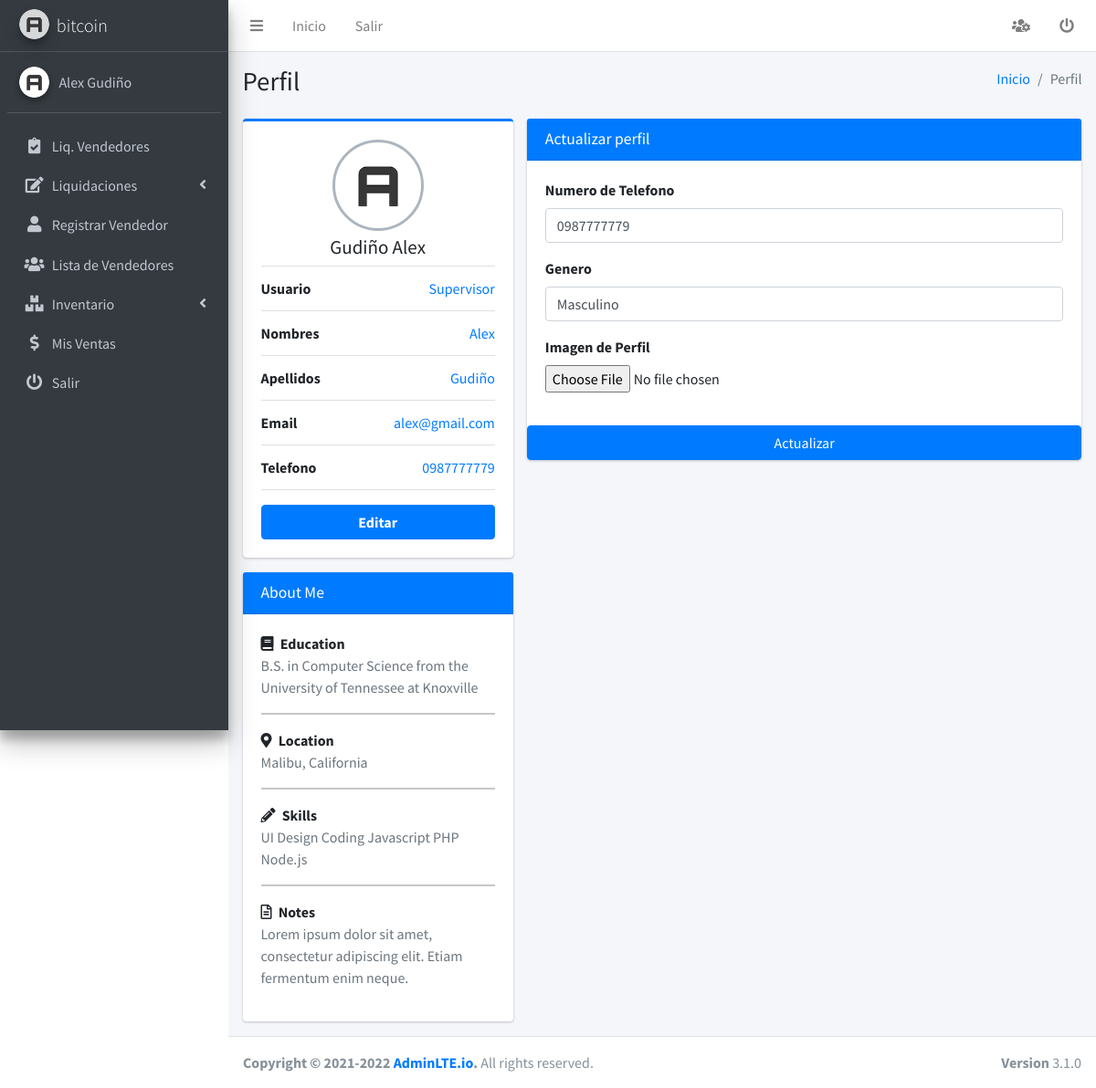
Screenshot of /perfil/ (signed in) with the database file from the repository.
### usuario/models.py (models this page shows, shortened)
class User(AbstractUser):
    token = models.UUIDField(primary_key=False, editable=False,null=True, blank=True) # token que se crear cuando se reseta la contraseña
    class Meta:
        permissions = (
            ('add_seller', 'can add seller'),
            ('change_seller', 'can change seller'),
            ('del_seller', 'can delete seller'),
            ('view_seller', 'can view seller'),
            ('add_supervisor', 'can add supervisor'),
            ('change_supervisor', 'can change supervisor'),
            ('del_supervisor', 'can delete supervisor'),
            ('view_supervisor', 'can view supervisor'),
            )

class Profile(models.Model):
    GENRE_CHOICES = (
        ('m', 'Masculino'),
        ('f', 'Feminino'),
    )
    user = models.OneToOneField(User, on_delete=models.CASCADE, related_name='user_profile')
    distributor = models.ForeignKey(Distribuidora,on_delete=models.CASCADE, related_name='distributor')
    genre = models.CharField(max_length=1, choices=GENRE_CHOICES,blank = True, null=True, verbose_name="Genero")
    avatar = models.ImageField(upload_to='profiles',blank = True, null=True, verbose_name='Imagen de Perfil')
    phone_regex = RegexValidator(
        regex=r'^\+?1?\d{9,10}$', message="El número de teléfono debe ingresarse en el formato: '0999999999'. Se permiten hasta 10 dígitos.")
    phone = models.CharField(
        validators=[phone_regex],
        max_length=10,
        blank = True, null=True,
        verbose_name='Numero de Telefono')  # validators should be a list
    created = models.DateTimeField(auto_now_add=True)
    updated = models.DateTimeField(auto_now=True)
    def get_image(self):
        if self.avatar:
            return '{}{}'.format(MEDIA_URL, self.avatar)
        return '{}{}'.format(MEDIA_URL, 'empty.png')

class Distribuidora(models.Model):
    nombre = models.CharField(max_length=50)
    class Meta:
        db_table = 'distribuidora'
        verbose_name = 'distribuidora'
        verbose_name_plural = 'distribuidoras'
    def __str__(self):
        return self.nombre

### usuario/views.py (the view)
# urls.py: path('perfil/', ProfileView.as_view(), name='perfil'),
class ProfileView(LoginRequiredMixin, UpdateView):
    model = Profile
    form_class = ProfileForm
    template_name = 'usuario/perfil.html'
    success_url = reverse_lazy('user:perfil')
    def get_object(self):
        try:
            return Profile.objects.get(user=self.request.user)
        except Profile.DoesNotExist:
            return Profile.objects.create(user=self.request.user)
    def get_context_data(self, **kwargs):
        context = super().get_context_data(**kwargs)
        context['title'] = 'Perfil'
        context['entity'] = 'Perfil'
        context['list_url'] = self.success_url
        context['action'] = 'edit'
        return context

### usuario/forms.py
class ProfileForm(forms.ModelForm):
    class Meta:
        model = Profile
        fields = ('phone','genre','avatar')
        widgets = {
            'phone': forms.NumberInput(
                attrs={
                    'class': 'form-control',
                    'placeholder':'099999999',
                    'required': True,
                    }
            ),
            'genre': forms.Select(
                attrs={
                    'class': 'form-control',
                    'required': True,
                    }
            ),
            'avatar': forms.ClearableFileInput(
                attrs={
                    'class': 'form-control-file',
                }
            )
        }

### usuario/templates/usuario/perfil.html (shortened to what this page needs)
{% extends "home/base.html" %}
{% load static %}
{% block contenedor %}
<section class="content">
  <div class="container-fluid">
    <div class="row">
      <div class="col-md-4">
        <div class="card card-primary card-outline">
          <div class="card-body box-profile">
            <div class="text-center">
              <img class="profile-user-img img-fluid img-circle" src="{{profile.get_image}}"
                alt="User profile picture">
            </div>
            <h3 class="profile-username text-center">{{user.last_name|title}} {{user.first_name|title}}</h3>
            <ul class="list-group list-group-unbordered mb-3">
              <li class="list-group-item">
                <b>Usuario</b> <a class="float-right">{{user.username|title}}</a>
              </li>
              <li class="list-group-item">
                <b>Nombres</b> <a class="float-right">{{user.first_name|title}}</a>
              </li>
              <li class="list-group-item">
                <b>Apellidos</b> <a class="float-right">{{user.last_name|title}}</a>
              </li>
              <li class="list-group-item">
                <b>Email</b> <a class="float-right">{{user.email}}</a>
              </li>
              <li class="list-group-item">
                {% if profile.phone is None %}
                  <b>Telefono</b> <a class="float-right">000000000</a>
                {% else %}
                  <b>Telefono</b> <a class="float-right">{{profile.phone}}</a>
                {% endif %}
              </li>
            </ul>
            <a href="{% url 'user:editar_perfil' %}" class="btn btn-primary btn-block"><b>Editar</b></a>
          </div>
        </div>
        <div class="card card-primary">
          <div class="card-header">
            <h3 class="card-title">About Me</h3>
          </div>
          <div class="card-body">
            <strong><i class="fas fa-book mr-1"></i> Education</strong>
            <p class="text-muted">
              B.S. in Computer Science from the University of Tennessee at Knoxville
            </p>
            <hr>
            <strong><i class="fas fa-map-marker-alt mr-1"></i> Location</strong>
            <p class="text-muted">Malibu, California</p>
            <hr>
            <strong><i class="fas fa-pencil-alt mr-1"></i> Skills</strong>
            <p class="text-muted">
              <span class="tag tag-danger">UI Design</span>
              <span class="tag tag-success">Coding</span>
              <span class="tag tag-info">Javascript</span>
              <span class="tag tag-warning">PHP</span>
              <span class="tag tag-primary">Node.js</span>
            </p>
            <hr>
            <strong><i class="far fa-file-alt mr-1"></i> Notes</strong>
            <p class="text-muted">Lorem ipsum dolor sit amet, consectetur adipiscing elit. Etiam fermentum enim neque.
            </p>
          </div>
        </div>
      </div>
      <div class="col-md-8">
        <div class="card card-primary">
          <div class="card-header">
            <h3 class="card-title">Actualizar perfil</h3>
          </div>
          <div class="card-body">
            <form method="post" enctype="multipart/form-data">
              <div class="form-group">
                <label>{{form.phone.label}}</label>
                {{form.phone}}
              </div>
              <div class="form-group">
                <label>{{form.genre.label}}</label>
                {{form.genre}}
              </div>
              <div class="form-group">
                <label>{{form.avatar.label}}</label>
                <br>
                {{form.avatar}}
              </div>
          </div>
          <button type="submit" class="btn btn-primary" value="actualizar">Actualizar</button>
        </div>
      </div>
    </div>
  </div>
  </div>
{% endblock %}

### home/templates/home/sidebar.html (shortened to what this page needs)
{% load static %}
<aside class="main-sidebar sidebar-dark-primary elevation-4">
    <a href="{% url 'home:dashboard' %}" class="brand-link">
        <img src="{% static 'dist/img/AdminLTELogo.png' %}" alt="AdminLTE Logo"
            class="brand-image img-circle elevation-3" style="opacity: .8">
        <span class="brand-text font-weight-light">{{ user.user_profile.distributor }}</span>
    </a>
    <div class="sidebar">
        <div class="user-panel mt-3 pb-3 mb-3 d-flex">
            <div class="image">
                <img src="{{ user.user_profile.get_image }}" class="img-circle elevation-2" alt="User Image">
            </div>
            <div class="info">
                <a href="{% url 'user:perfil' %}" class="d-block">{{ user.first_name|title }} {{ user.last_name|title }} </a>
            </div>
        </div>
        <nav class="mt-2">
            <ul class="nav nav-pills nav-sidebar flex-column" data-widget="treeview" role="menu" data-accordion="false">
             {% include 'supervisor/sidebar.html' %}
             {% include 'vendedor/sidebar.html' %}
                <li class="nav-item">
                    <a href="{% url 'user:logout' %}" class="nav-link">
                        <i class="nav-icon fas fa-power-off"></i>
                        <p> Salir</p>
                    </a>
                </li>
            </ul>
        </nav>
    </div>
</aside>

### rows the page displays
User: user_profile.distributor "bitcoin", first_name "Alex", last_name "Gudiño", username "Supervisor", email "alex@gmail.com"
Profile: phone "0987777779", genre "Masculino"

### other values shown
{{ title }} "Perfil"
{{ entity }} "Perfil"
